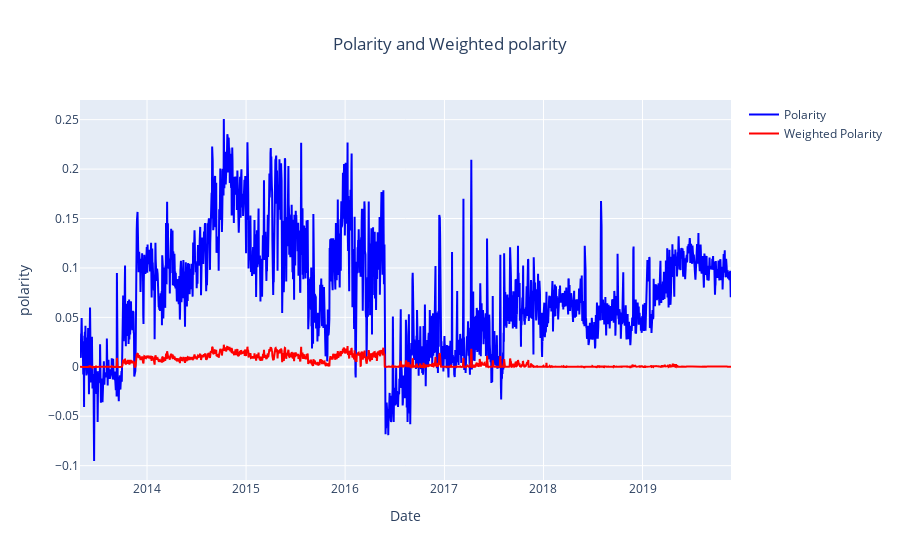

Source (notebook cell):
### Code cell
fig = go.Figure()

fig.add_trace(go.Scatter(
    x=df_per_day.timestamp,
    y=df_per_day.polarity,
    name = 'Polarity',
    marker=dict(color="blue"),
    showlegend=True
))

fig.add_trace(go.Scatter(
    x=df_per_day.timestamp,
    y=df_per_day.weighted_polarity,
    name = 'Weighted Polarity',
    marker=dict(color="red"),
    showlegend=True
))

fig.update_layout(
    title="Polarity per day",
    title_x=0.5,
    xaxis_title="Date",
    yaxis_title="Polarity",
)

### Figure 1 — Plotly figure (JSON) as saved in the notebook; plotly's stock layout.template omitted (floating-point values rounded to 4 significant figures; data arrays with more than 128 entries replaced by an {"elided": "..."} marker saying what was removed)
{"data": [{"marker": {"color": "blue"}, "name": "Polarity", "showlegend": true, "type": "scatter", "x": {"elided": "2400 str values"}, "y": {"elided": "2400 float values"}}, {"marker": {"color": "red"}, "name": "Weighted Polarity", "showlegend": true, "type": "scatter", "x": {"elided": "2400 str values"}, "y": {"elided": "2400 float values"}}], "layout": {"title": {"text": "Polarity and Weighted polarity", "x": 0.5}, "xaxis": {"title": {"text": "Date"}}, "yaxis": {"title": {"text": "polarity"}}}}
